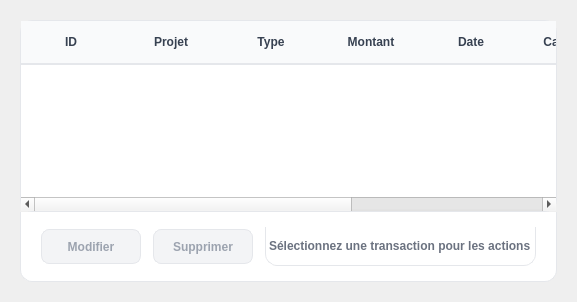
          <widget class="QWidget" name="tabListeTransactions">
           <attribute name="title">
            <string>Liste des Transactions</string>
           </attribute>
           <layout class="QVBoxLayout" name="verticalLayoutTabListeFin">
            <property name="spacing">
             <number>0</number>
            </property>
            <property name="leftMargin">
             <number>20</number>
            </property>
            <property name="topMargin">
             <number>20</number>
            </property>
            <property name="rightMargin">
             <number>20</number>
            </property>
            <property name="bottomMargin">
             <number>20</number>
            </property>
            <item>
             <widget class="QTableWidget" name="tableTransactions">
              <property name="styleSheet">
               <string notr="true">
QTableWidget {
    background-color: white;
    border: 1px solid #e5e7eb;
    border-radius: 12px;
    gridline-color: #f3f4f6;
    selection-background-color: #dbeafe;
    selection-color: #1e40af;
}
QHeaderView::section {
    background-color: #f9fafb;
    color: #374151;
    font-weight: 600;
    font-size: 12px;
    padding: 12px 15px;
    border: none;
    border-bottom: 2px solid #e5e7eb;
}
QTableWidget::item {
    padding: 10px 15px;
    font-size: 12px;
    color: #374151;
    border-bottom: 1px solid #f3f4f6;
}
QTableWidget::item:selected {
    background-color: #dbeafe;
    color: #1e40af;
}
              </string>
              </property>
              <property name="alternatingRowColors">
               <bool>true</bool>
              </property>
              <property name="columnCount">
               <number>8</number>
              </property>
              <column>
               <property name="text">
                <string>ID</string>
               </property>
              </column>
              <column>
               <property name="text">
                <string>Projet</string>
               </property>
              </column>
              <column>
               <property name="text">
                <string>Type</string>
               </property>
              </column>
              <column>
               <property name="text">
                <string>Montant</string>
               </property>
              </column>
              <column>
               <property name="text">
                <string>Date</string>
               </property>
              </column>
              <column>
               <property name="text">
                <string>Catégorie</string>
               </property>
              </column>
              <column>
               <property name="text">
                <string>Statut</string>
               </property>
              </column>
              <column>
               <property name="text">
                <string>Actions</string>
               </property>
              </column>
             </widget>
            </item>
            <item>
             <widget class="QFrame" name="frameActionsFin">
              <property name="minimumSize">
               <size>
                <width>0</width>
                <height>70</height>
               </size>
              </property>
              <property name="maximumSize">
               <size>
                <width>16777215</width>
                <height>70</height>
               </size>
              </property>
              <property name="styleSheet">
               <string notr="true">background-color: white; border: 1px solid #e5e7eb; border-top: none; border-bottom-left-radius: 12px; border-bottom-right-radius: 12px;</string>
              </property>
              <property name="frameShape">
               <enum>QFrame::Shape::NoFrame</enum>
              </property>
              <layout class="QHBoxLayout" name="horizontalLayoutActionsFin">
               <property name="spacing">
                <number>12</number>
               </property>
               <property name="leftMargin">
                <number>20</number>
               </property>
               <property name="topMargin">
                <number>15</number>
               </property>
               <property name="rightMargin">
                <number>20</number>
               </property>
               <property name="bottomMargin">
                <number>15</number>
               </property>
               <item>
                <widget class="QPushButton" name="btnModifierTableFin">
                 <property name="enabled">
                  <bool>false</bool>
                 </property>
                 <property name="minimumSize">
                  <size>
                   <width>100</width>
                   <height>35</height>
                  </size>
                 </property>
                 <property name="cursor">
                  <cursorShape>PointingHandCursor</cursorShape>
                 </property>
                 <property name="styleSheet">
                  <string notr="true">
QPushButton {
    background-color: #f0f9ff;
    color: #0369a1;
    border: 1px solid #bae6fd;
    border-radius: 8px;
    padding: 8px 15px;
    font-size: 12px;
    font-weight: 600;
}
QPushButton:hover {
    background-color: #e0f2fe;
    color: #075985;
    border-color: #7dd3fc;
}
QPushButton:disabled {
    background-color: #f3f4f6;
    color: #9ca3af;
    border-color: #e5e7eb;
}
                 </string>
                 </property>
                 <property name="text">
                  <string>Modifier</string>
                 </property>
                </widget>
               </item>
               <item>
                <widget class="QPushButton" name="btnSupprimerTableFin">
                 <property name="enabled">
                  <bool>false</bool>
                 </property>
                 <property name="minimumSize">
                  <size>
                   <width>100</width>
                   <height>35</height>
                  </size>
                 </property>
                 <property name="cursor">
                  <cursorShape>PointingHandCursor</cursorShape>
                 </property>
                 <property name="styleSheet">
                  <string notr="true">
QPushButton {
    background-color: #fef2f2;
    color: #dc2626;
    border: 1px solid #fecaca;
    border-radius: 8px;
    padding: 8px 15px;
    font-size: 12px;
    font-weight: 600;
}
QPushButton:hover {
    background-color: #fee2e2;
    color: #b91c1c;
    border-color: #fca5a5;
}
QPushButton:disabled {
    background-color: #f3f4f6;
    color: #9ca3af;
    border-color: #e5e7eb;
}
                 </string>
                 </property>
                 <property name="text">
                  <string>Supprimer</string>
                 </property>
                </widget>
               </item>
               <item>
                <spacer name="horizontalSpacerActionsFin">
                 <property name="orientation">
                  <enum>Qt::Orientation::Horizontal</enum>
                 </property>
                 <property name="sizeHint" stdset="0">
                  <size>
                   <width>0</width>
                   <height>0</height>
                  </size>
                 </property>
                </spacer>
               </item>
               <item>
                <widget class="QLabel" name="labelSelectionInfoFin">
                 <property name="styleSheet">
                  <string notr="true">color: #6b7280; font-size: 12px; font-weight: 500; background: transparent;</string>
                 </property>
                 <property name="text">
                  <string>Sélectionnez une transaction pour les actions</string>
                 </property>
                </widget>
               </item>
              </layout>
             </widget>
            </item>
           </layout>
          </widget>
